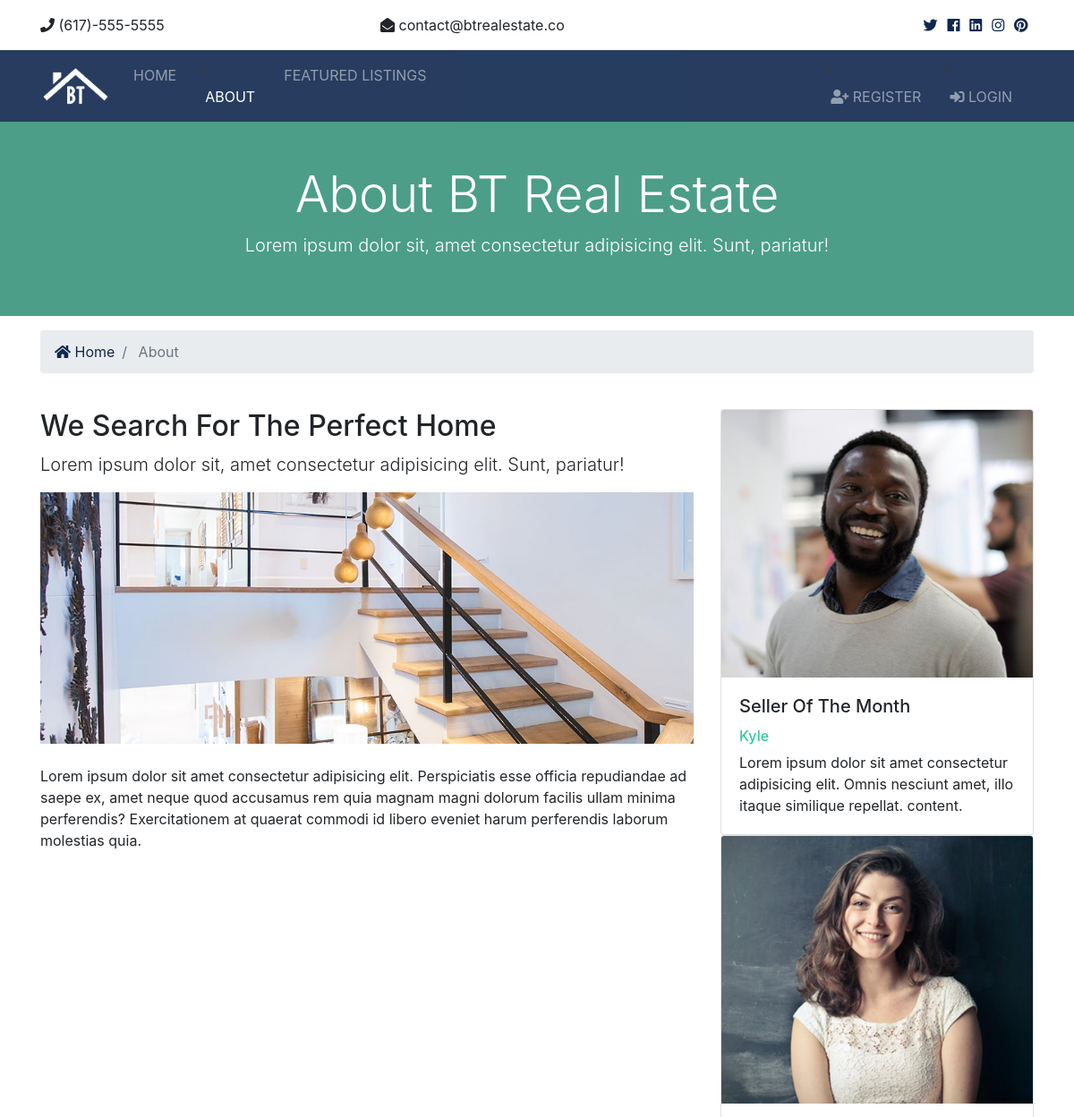
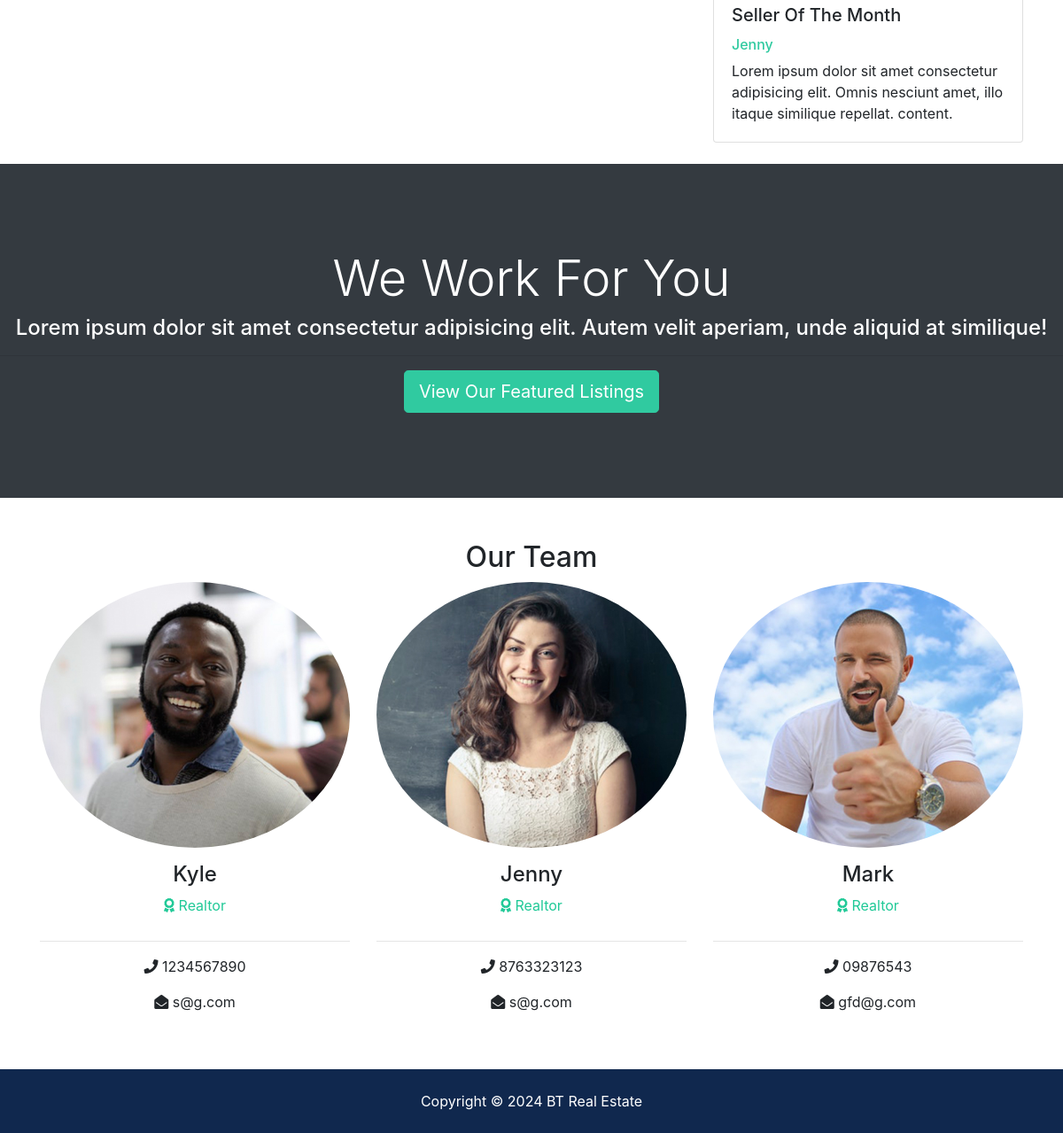
/about, run on the app's committed database (2 pictures, top to bottom).
### realtors/models.py (models this page shows, shortened)
class Realtor(models.Model):
    name = models.CharField(max_length=100)
    photo = models.ImageField(upload_to='photos/%Y/%m/%d')
    description = models.TextField(blank=True)
    phone = models.CharField(max_length=20)
    email = models.CharField(max_length=50)
    is_mvp = models.BooleanField(default=False)
    hire_date = models.DateTimeField(default=datetime.now, blank=True)

### pages/views.py (the view)
# urls.py: path('about', views.about, name='about' )
def about(request):
    realtors = Realtor.objects.all().order_by('-hire_date')
    mvp_realtors = Realtor.objects.filter(is_mvp = True)
    context = {
        'realtors': realtors,
        'mvp_realtors': mvp_realtors
    }
    return render(request, 'pages/about.html', context)

### templates/pages/about.html (shortened to what this page needs)
{% extends 'base.html' %}
{% load static %}
{% block content %}
<section id="showcase-inner" class="py-5 text-white">
    <div class="container">
      <div class="row text-center">
        <div class="col-md-12">
          <h1 class="display-4">About BT Real Estate</h1>
          <p class="lead">Lorem ipsum dolor sit, amet consectetur adipisicing elit. Sunt, pariatur!</p>
        </div>
      </div>
    </div>
  </section>
  <section id="bc" class="mt-3">
    <div class="container">
      <nav aria-label="breadcrumb">
        <ol class="breadcrumb">
          <li class="breadcrumb-item">
            <a href="{% url 'listings'  %}">
              <i class="fas fa-home"></i> Home</a>
          </li>
          <li class="breadcrumb-item active"> About</li>
        </ol>
      </nav>
    </div>
  </section>
  <section id="about" class="py-4">
    <div class="container">
      <div class="row">
        <div class="col-md-8">
          <h2>We Search For The Perfect Home</h2>
          <p class="lead">Lorem ipsum dolor sit, amet consectetur adipisicing elit. Sunt, pariatur!</p>
          <img src="{% static 'img/about.jpg' %}" alt="">
          <p class="mt-4">Lorem ipsum dolor sit amet consectetur adipisicing elit. Perspiciatis esse officia repudiandae ad saepe ex, amet
            neque quod accusamus rem quia magnam magni dolorum facilis ullam minima perferendis? Exercitationem at quaerat
            commodi id libero eveniet harum perferendis laborum molestias quia.</p>
        </div>
        <div class="col-md-4">
          {% if mvp_realtors %}
          {% for mvp in mvp_realtors %}
          <div class="card">
            <img class="card-img-top" src="{{mvp.photo.url}}" alt="Seller of the month">
            <div class="card-body">
              <h5 class="card-title">Seller Of The Month</h5>
              <h6 class="text-secondary">{{mvp.name}}</h6>
              <p class="card-text">Lorem ipsum dolor sit amet consectetur adipisicing elit. Omnis nesciunt amet, illo itaque similique repellat.
                content.
              </p>
            </div>
          </div>
          {% endfor %}
          {% endif %}
        </div>
      </div>
    </div>
  </section>
  <section id="work" class="bg-dark text-white text-center">
    <h2 class="display-4">We Work For You</h2>
    <h4>Lorem ipsum dolor sit amet consectetur adipisicing elit. Autem velit aperiam, unde aliquid at similique!</h4>
    <hr>
    <a href="listings.html" class="btn btn-secondary text-white btn-lg">View Our Featured Listings</a>
  </section>
  <section id="team" class="py-5">
    <div class="container">
      <h2 class="text-center">Our Team</h2>
      <div class="row text-center">
        {% if realtors %}
        {% for realtor in realtors %}
          <div class="col-md-4">
          <img src="{{realtor.photo.url}}" alt="" class="rounded-circle mb-3">
          <h4>{{realtor.name}}</h4>
          <p class="text-success">
            <i class="fas fa-award text-success mb-3"></i> Realtor</p>
          <hr>
          <p>
            <i class="fas fa-phone"></i> {{realtor.phone}}</p>
          <p>
            <i class="fas fa-envelope-open"></i> {{realtor.email}}</p>
        </div>
        {% endfor %}
        {% else %}
        <p>NO realtor</p>
        {% endif %}
      </div>
    </div>
  </section>
{% endblock %}

### btrs/static/css/all.css (style rules this page uses)
.fa, .fas, .far, .fal, .fab { -moz-osx-font-smoothing: grayscale; -webkit-font-smoothing: antialiased; display: inline-block; font-style: normal; font-variant: normal; text-rendering: auto; line-height: 1; }
.fa-award:before { content: "\f559"; }
.fa-envelope-open:before { content: "\f2b6"; }
.fa-home:before { content: "\f015"; }
.fa-phone:before { content: "\f095"; }
.fa, .fas { font-family: 'Font Awesome 5 Free'; font-weight: 900; }

### btrs/static/css/style.css (style rules this page uses)
.btn-secondary { color: #fff !important; }
img { width: 100%; }
#showcase-inner { background: url(../img/building.jpg) no-repeat top center fixed/cover; position: relative; overflow: hidden; min-height: 200px; }
#showcase-inner::before { content: ''; position: absolute; top: 0; left: 0; min-height: 100%; width: 100%; background: rgba(32, 134, 107, 0.8); }
#work { padding: 6rem 0; }

### data on the page
Realtor: photo (picture), name "Kyle", phone "1234567890", email "s@g.com"
Realtor: photo (picture), name "Jenny", phone "8763323123", email "s@g.com"
Realtor: photo (picture), name "Mark", phone "09876543", email "gfd@g.com"
